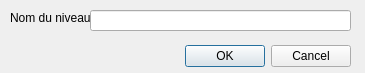
<?xml version="1.0" encoding="UTF-8"?>
<ui version="4.0">
 <class>DialogNomNiveau</class>
 <widget class="QDialog" name="DialogNomNiveau">
  <property name="geometry">
   <rect>
    <x>0</x>
    <y>0</y>
    <width>365</width>
    <height>73</height>
   </rect>
  </property>
  <property name="windowTitle">
   <string>Nom du niveau</string>
  </property>
  <widget class="QDialogButtonBox" name="buttonBox">
   <property name="geometry">
    <rect>
     <x>10</x>
     <y>40</y>
     <width>341</width>
     <height>32</height>
    </rect>
   </property>
   <property name="orientation">
    <enum>Qt::Horizontal</enum>
   </property>
   <property name="standardButtons">
    <set>QDialogButtonBox::Cancel|QDialogButtonBox::Ok</set>
   </property>
  </widget>
  <widget class="QLineEdit" name="lineEdit_nom">
   <property name="geometry">
    <rect>
     <x>90</x>
     <y>10</y>
     <width>261</width>
     <height>21</height>
    </rect>
   </property>
  </widget>
  <widget class="QLabel" name="label_nom">
   <property name="geometry">
    <rect>
     <x>10</x>
     <y>10</y>
     <width>81</width>
     <height>16</height>
    </rect>
   </property>
   <property name="text">
    <string>Nom du niveau</string>
   </property>
  </widget>
 </widget>
 <resources/>
 <connections>
  <connection>
   <sender>buttonBox</sender>
   <signal>accepted()</signal>
   <receiver>DialogNomNiveau</receiver>
   <slot>accept()</slot>
   <hints>
    <hint type="sourcelabel">
     <x>248</x>
     <y>254</y>
    </hint>
    <hint type="destinationlabel">
     <x>157</x>
     <y>274</y>
    </hint>
   </hints>
  </connection>
  <connection>
   <sender>buttonBox</sender>
   <signal>rejected()</signal>
   <receiver>DialogNomNiveau</receiver>
   <slot>reject()</slot>
   <hints>
    <hint type="sourcelabel">
     <x>316</x>
     <y>260</y>
    </hint>
    <hint type="destinationlabel">
     <x>286</x>
     <y>274</y>
    </hint>
   </hints>
  </connection>
 </connections>
</ui>
